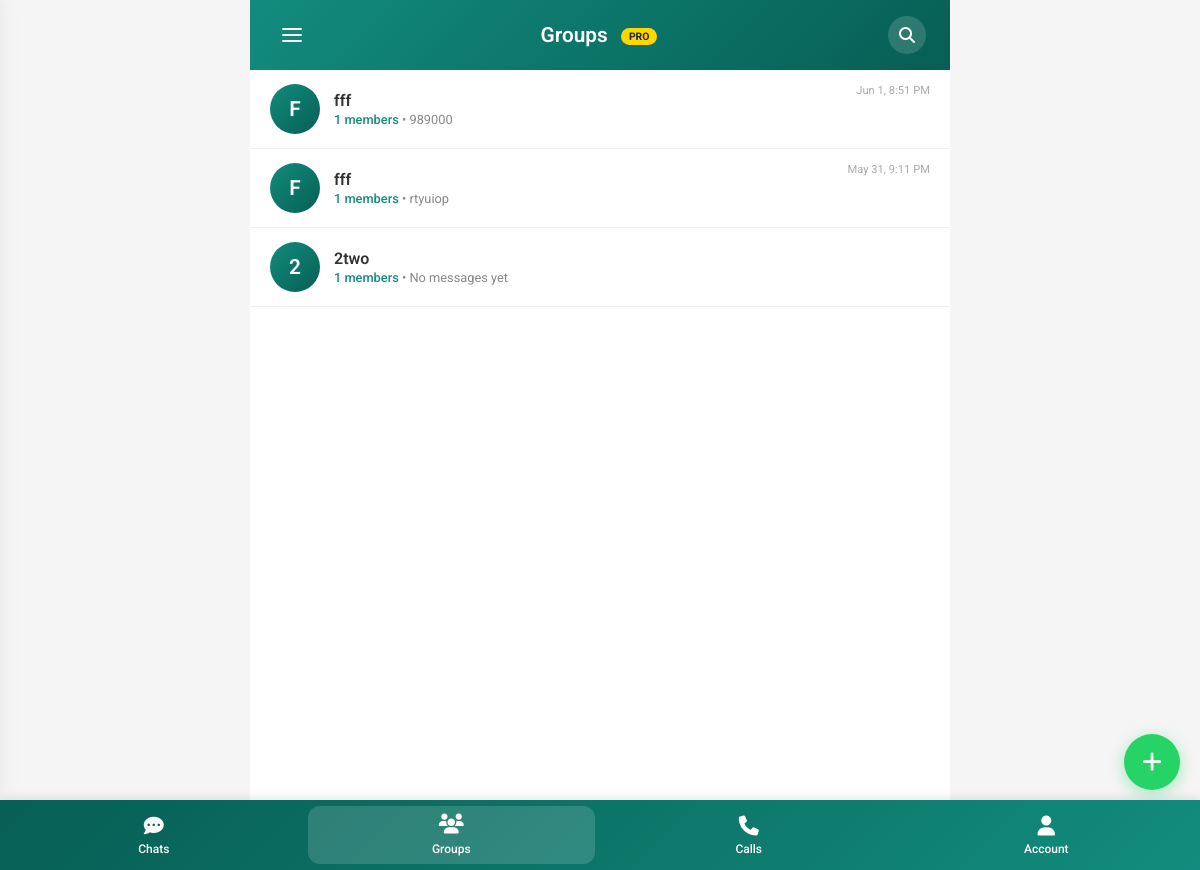
Page /groups/my_groups (signed in) on the committed database.
### tables this page shows
CREATE TABLE `groups_chat` (
  `id` bigint(20) UNSIGNED NOT NULL,
  `conversation_id` bigint(20) UNSIGNED NOT NULL,
  `group_name` varchar(150) NOT NULL,
  `group_photo` varchar(255) DEFAULT NULL,
  `description` text DEFAULT NULL,
  `created_by` bigint(20) UNSIGNED NOT NULL,
  `created_at` timestamp NOT NULL DEFAULT current_timestamp()
);

### groups/my_groups.php (the view, shortened to what this page needs)
<?php
require_once __DIR__ . '/../config/db.php';;
$darkMode = isset($_COOKIE['darkMode']) && $_COOKIE['darkMode'] === 'enabled';
$current_user_id = $_SESSION['user_id'];
$group_photos_path = '../settings/uploads/groups/';
$stmt = $conn->prepare("
    SELECT
        g.id AS group_id,
        g.group_name,
        g.group_photo,
        g.description,
        g.created_at,
        g.created_by,
        COUNT(gm.user_id) as member_count,
        (
            SELECT m.message_text
            FROM messages m
            WHERE m.conversation_id = g.conversation_id
              AND m.is_deleted = 0
            ORDER BY m.created_at DESC
            LIMIT 1
        ) as last_message,
        (
            SELECT m.created_at
            FROM messages m
            WHERE m.conversation_id = g.conversation_id
              AND m.is_deleted = 0
            ORDER BY m.created_at DESC
            LIMIT 1
        ) as last_message_time,
        (
            SELECT COUNT(*)
            FROM messages m
            WHERE m.conversation_id = g.conversation_id
              AND m.is_deleted = 0
              AND m.sender_id != ?
              AND m.id NOT IN (
                  SELECT mr.message_id
                  FROM message_reads mr
                  WHERE mr.user_id = ?
              )
        ) as unread_count
    FROM groups_chat g
    JOIN group_members gm ON g.id = gm.group_id
    WHERE gm.user_id = ?
    GROUP BY g.id
    ORDER BY last_message_time DESC, g.created_at DESC
");
$stmt->bind_param("iii",
    $current_user_id,
    $current_user_id,
    $current_user_id
);
$stmt->execute();
$result = $stmt->get_result();
$groups = [];
while ($row = $result->fetch_assoc()) {
    $groups[] = $row;
}
?>
<!DOCTYPE html>
<html lang="en">
<head>
    <link rel="stylesheet" href="https://cdnjs.cloudflare.com/ajax/libs/font-awesome/6.4.0/css/all.min.css">
</head>
<body class="<?= $darkMode ? 'dark-mode' : 'light-mode' ?>">
    <div class="main-wrapper">
        <header>
            <?php
            if (file_exists(__DIR__ . '/../includes/cd_hamburger.php')) {
                require_once __DIR__ . '/../includes/cd_hamburger.php';
            }
            ?>
            <div class="header-left">
                <h1 class="header-title">Groups <span class="pro-badge">PRO</span></h1>
            </div>
            <div class="header-actions">
                <button class="header-button" id="searchButton">
                    <i class="fas fa-search"></i>
                </button>
            </div>
        </header>
        <div class="groups-container">
            <ul class="groups-list" id="groupsList">
                <?php if (!empty($groups)): ?>
                    <?php foreach ($groups as $group): ?>
                        <li class="group-item" data-id="<?= $group['group_id'] ?>">
                            <div class="group-avatar" onclick="event.stopPropagation(); previewGroupImage('<?= $group['group_id'] ?>', '<?= htmlspecialchars($group['group_name']) ?>', '<?= !empty($group['group_photo']) ? $group_photos_path . $group['group_photo'] : '' ?>')">
                                <?php if (!empty($group['group_photo'])): ?>
                                    <img src="<?= htmlspecialchars($group_photos_path . $group['group_photo']) ?>?v=<?= time() ?>"
                                         alt="Group image"
                                         onerror="this.style.display='none'; this.parentElement.innerHTML='<?= strtoupper(substr($group['group_name'], 0, 1)) ?>'">
                                <?php else: ?>
                                    <?= strtoupper(substr($group['group_name'], 0, 1)) ?>
                                <?php endif; ?>
                            </div>
                            <div class="group-info" onclick="openGroup(<?= $group['group_id'] ?>)">
                                <div class="group-name"><?= htmlspecialchars($group['group_name']) ?></div>
                                <div class="group-meta">
                                    <span class="group-members"><?= $group['member_count'] ?> members</span>
                                    <?php if (!empty($group['last_message'])): ?>
                                        • <span><?= htmlspecialchars(substr($group['last_message'], 0, 50)) ?><?= strlen($group['last_message']) > 50 ? '...' : '' ?></span>
                                    <?php else: ?>
                                        • <span>No messages yet</span>
                                    <?php endif; ?>
                                </div>
                            </div>
                            <?php if (!empty($group['last_message_time'])): ?>
                                <div class="group-time">
                                    <?= date('M j, g:i A', strtotime($group['last_message_time'])) ?>
                                </div>
                            <?php endif; ?>
                        </li>
                    <?php endforeach; ?>
                <?php endif; ?>
            </ul>
        </div>
        <div class="new-group-button" onclick="window.location.href='create_group'">
            <i class="fas fa-plus"></i>
        </div>
        <?php include __DIR__ . '/../includes/navbar.php'; ?>
    </div>
</body>
</html>

### groups/my_groups.php (style rules this page uses)
* { margin: 0; padding: 0; box-sizing: border-box; font-family: 'Roboto', sans-serif; }
.main-wrapper { max-width: 700px; margin: 0 auto; min-height: 100vh; background: #e5ddd5; display: flex; flex-direction: column; }
header { display: flex; justify-content: space-between; align-items: center; background: linear-gradient(135deg, #128C7E, #075E54); padding: 1rem 1.5rem; color: white; position: sticky; top: 0; z-index: 100; flex-shrink: 0; }
.header-left { display: flex; align-items: center; gap: 1rem; }
.header-title { font-size: 1.3rem; font-weight: 600; }
.pro-badge { background: #FFD700; color: #212529; padding: 2px 8px; border-radius: 12px; font-size: 0.65rem; font-weight: 700; margin-left: 8px; vertical-align: middle; }
.header-actions { display: flex; gap: 0.5rem; }
.header-button { background: rgba(255, 255, 255, 0.15); border: none; color: white; width: 38px; height: 38px; border-radius: 50%; cursor: pointer; font-size: 1rem; transition: background 0.3s; }
.groups-container { background: white; flex: 1; display: flex; flex-direction: column; min-height: 0; }
.groups-list { list-style: none; padding: 0; margin: 0; flex: 1; overflow-y: auto; }
.group-item { display: flex; align-items: center; padding: 14px 20px; gap: 14px; border-bottom: 1px solid #f0f0f0; cursor: pointer; transition: background 0.2s; position: relative; }
.group-avatar { width: 50px; height: 50px; border-radius: 50%; background: linear-gradient(135deg, #128C7E, #075E54); display: flex; align-items: center; justify-content: center; color: white; font-weight: 600; font-size: 1.3rem; flex-shrink: 0; overflow: hidden; cursor: pointer; transition: transform 0.2s; position: relative; }
.group-info { flex: 1; min-width: 0; }
.group-name { font-weight: 600; color: #333; font-size: 1rem; white-space: nowrap; overflow: hidden; text-overflow: ellipsis; }
.group-meta { font-size: 0.8rem; color: #888; margin-top: 2px; white-space: nowrap; overflow: hidden; text-overflow: ellipsis; }
.group-members { color: #128C7E; font-weight: 500; }
.group-time { font-size: 0.7rem; color: #aaa; position: absolute; right: 20px; top: 14px; }
.new-group-button { position: fixed; bottom: 80px; right: 20px; width: 56px; height: 56px; border-radius: 50%; background: #25D366; color: white; display: flex; align-items: center; justify-content: center; font-size: 1.4rem; box-shadow: 0 4px 16px rgba(37, 211, 102, 0.4); cursor: pointer; z-index: 50; transition: all 0.3s; }

### includes/cd_hamburger.php (style rules this page uses)
:root { --bsc-sidebar-width: 280px; --bsc-safe-area-top: env(safe-area-inset-top, 0px); --bsc-safe-area-bottom: env(safe-area-inset-bottom, 0px); }
@media (min-width: 1024px) { :root { --bsc-sidebar-width: 300px; } }

### includes/navbar.php (style rules this page uses)
:root { --primary-color: #128C7E; --primary-dark: #075E54; --text-light: #FFFFFF; --bg-item-hover: rgba(255, 255, 255, 0.15); }
body { margin: 0; padding-bottom: 70px; font-family: 'Segoe UI', Roboto, 'Helvetica Neue', sans-serif; background: #f5f5f5; min-height: 100vh; }

### rows in the picture
groups_chat: group_name "F", group_name "fff", member_count "1", last_message "989000", last_message_time "Jun 1, 8:51 PM"
groups_chat: group_name "F", group_name "fff", member_count "1", last_message "rtyuiop", last_message_time "May 31, 9:11 PM"
groups_chat: group_name "2", group_name "2two", member_count "1", shows "No messages yet"
